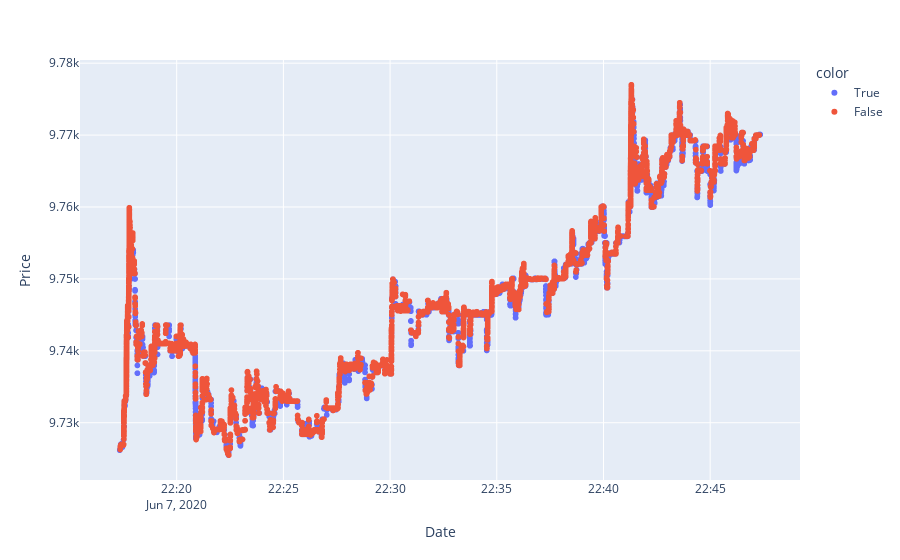

This figure's notebook cell:
### Code cell
agg_trade_plot("BTCUSDT","10 days ago UTC")

### Figure 1 — Plotly figure (JSON) as saved in the notebook; plotly's stock layout.template omitted (floating-point values rounded to 4 significant figures; data arrays with more than 128 entries replaced by an {"elided": "..."} marker saying what was removed)
{"data": [{"hovertemplate": "color=True<br>Date=%{x}<br>Price=%{y}<extra></extra>", "legendgroup": "True", "marker": {"color": "#636efa", "symbol": "circle"}, "mode": "markers", "name": "True", "showlegend": true, "type": "scattergl", "x": {"elided": "9594 str values"}, "xaxis": "x", "y": {"elided": "9594 str values"}, "yaxis": "y"}, {"hovertemplate": "color=False<br>Date=%{x}<br>Price=%{y}<extra></extra>", "legendgroup": "False", "marker": {"color": "#EF553B", "symbol": "circle"}, "mode": "markers", "name": "False", "showlegend": true, "type": "scattergl", "x": {"elided": "5184 str values"}, "xaxis": "x", "y": {"elided": "5184 str values"}, "yaxis": "y"}], "layout": {"legend": {"title": {"text": "color"}, "tracegroupgap": 0}, "margin": {"t": 60}, "xaxis": {"anchor": "y", "domain": [0, 1], "title": {"text": "Date"}}, "yaxis": {"anchor": "x", "domain": [0, 1], "title": {"text": "Price"}}}}
